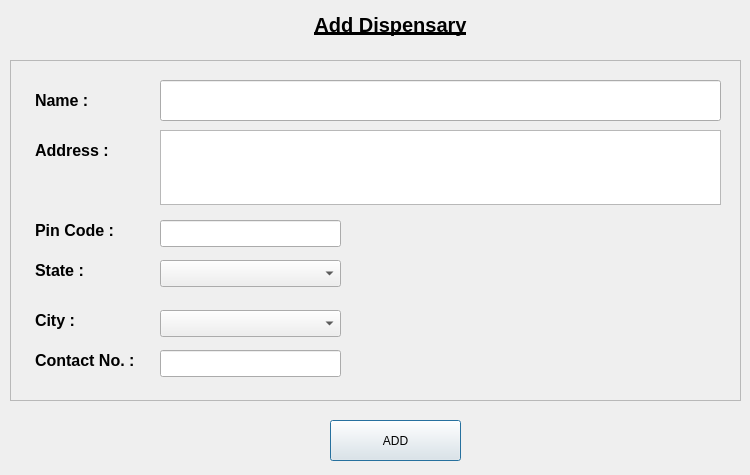
<?xml version="1.0" encoding="UTF-8"?>
<ui version="4.0">
 <class>addDispensary</class>
 <widget class="QDialog" name="addDispensary">
  <property name="geometry">
   <rect>
    <x>0</x>
    <y>0</y>
    <width>750</width>
    <height>475</height>
   </rect>
  </property>
  <property name="windowTitle">
   <string/>
  </property>
  <widget class="QLabel" name="title">
   <property name="geometry">
    <rect>
     <x>260</x>
     <y>0</y>
     <width>261</width>
     <height>51</height>
    </rect>
   </property>
   <property name="text">
    <string>&lt;html&gt;&lt;head/&gt;&lt;body&gt;&lt;p align=&quot;center&quot;&gt;&lt;span style=&quot; font-size:15pt; font-weight:600; text-decoration: underline;&quot;&gt;Add Dispensary&lt;/span&gt;&lt;/p&gt;&lt;/body&gt;&lt;/html&gt;</string>
   </property>
  </widget>
  <widget class="QFrame" name="frame">
   <property name="geometry">
    <rect>
     <x>10</x>
     <y>60</y>
     <width>731</width>
     <height>341</height>
    </rect>
   </property>
   <property name="styleSheet">
    <string notr="true"/>
   </property>
   <property name="frameShape">
    <enum>QFrame::StyledPanel</enum>
   </property>
   <property name="frameShadow">
    <enum>QFrame::Raised</enum>
   </property>
   <widget class="QLabel" name="nameLabel">
    <property name="geometry">
     <rect>
      <x>25</x>
      <y>20</y>
      <width>71</width>
      <height>41</height>
     </rect>
    </property>
    <property name="text">
     <string>&lt;html&gt;&lt;head/&gt;&lt;body&gt;&lt;p&gt;&lt;span style=&quot; font-size:12pt; font-weight:600;&quot;&gt;Name :&lt;/span&gt;&lt;/p&gt;&lt;/body&gt;&lt;/html&gt;</string>
    </property>
   </widget>
   <widget class="QLineEdit" name="name">
    <property name="geometry">
     <rect>
      <x>150</x>
      <y>20</y>
      <width>561</width>
      <height>41</height>
     </rect>
    </property>
   </widget>
   <widget class="QLabel" name="addressLabel">
    <property name="geometry">
     <rect>
      <x>25</x>
      <y>70</y>
      <width>91</width>
      <height>41</height>
     </rect>
    </property>
    <property name="text">
     <string>&lt;html&gt;&lt;head/&gt;&lt;body&gt;&lt;p&gt;&lt;span style=&quot; font-size:12pt; font-weight:600;&quot;&gt;Address :&lt;/span&gt;&lt;/p&gt;&lt;/body&gt;&lt;/html&gt;</string>
    </property>
   </widget>
   <widget class="QLabel" name="contactLabel">
    <property name="geometry">
     <rect>
      <x>25</x>
      <y>280</y>
      <width>131</width>
      <height>41</height>
     </rect>
    </property>
    <property name="text">
     <string>&lt;html&gt;&lt;head/&gt;&lt;body&gt;&lt;p&gt;&lt;span style=&quot; font-size:12pt; font-weight:600;&quot;&gt;Contact No. :&lt;/span&gt;&lt;/p&gt;&lt;/body&gt;&lt;/html&gt;</string>
    </property>
   </widget>
   <widget class="QLabel" name="stateLabel">
    <property name="geometry">
     <rect>
      <x>25</x>
      <y>190</y>
      <width>61</width>
      <height>41</height>
     </rect>
    </property>
    <property name="text">
     <string>&lt;html&gt;&lt;head/&gt;&lt;body&gt;&lt;p&gt;&lt;span style=&quot; font-size:12pt; font-weight:600;&quot;&gt;State :&lt;/span&gt;&lt;/p&gt;&lt;/body&gt;&lt;/html&gt;</string>
    </property>
   </widget>
   <widget class="QLabel" name="pinCodeLabel">
    <property name="geometry">
     <rect>
      <x>25</x>
      <y>150</y>
      <width>101</width>
      <height>41</height>
     </rect>
    </property>
    <property name="text">
     <string>&lt;html&gt;&lt;head/&gt;&lt;body&gt;&lt;p&gt;&lt;span style=&quot; font-size:12pt; font-weight:600;&quot;&gt;Pin Code :&lt;/span&gt;&lt;/p&gt;&lt;/body&gt;&lt;/html&gt;</string>
    </property>
   </widget>
   <widget class="QLabel" name="cityLabel">
    <property name="geometry">
     <rect>
      <x>25</x>
      <y>240</y>
      <width>61</width>
      <height>41</height>
     </rect>
    </property>
    <property name="text">
     <string>&lt;html&gt;&lt;head/&gt;&lt;body&gt;&lt;p&gt;&lt;span style=&quot; font-size:12pt; font-weight:600;&quot;&gt;City :&lt;/span&gt;&lt;/p&gt;&lt;/body&gt;&lt;/html&gt;</string>
    </property>
   </widget>
   <widget class="QTextEdit" name="address">
    <property name="geometry">
     <rect>
      <x>150</x>
      <y>70</y>
      <width>561</width>
      <height>75</height>
     </rect>
    </property>
   </widget>
   <widget class="QLineEdit" name="pinCode">
    <property name="geometry">
     <rect>
      <x>150</x>
      <y>160</y>
      <width>181</width>
      <height>27</height>
     </rect>
    </property>
   </widget>
   <widget class="QLineEdit" name="contact">
    <property name="geometry">
     <rect>
      <x>150</x>
      <y>290</y>
      <width>181</width>
      <height>27</height>
     </rect>
    </property>
    <property name="inputMethodHints">
     <set>Qt::ImhNone</set>
    </property>
   </widget>
   <widget class="QComboBox" name="state">
    <property name="geometry">
     <rect>
      <x>150</x>
      <y>200</y>
      <width>181</width>
      <height>27</height>
     </rect>
    </property>
   </widget>
   <widget class="QComboBox" name="city">
    <property name="geometry">
     <rect>
      <x>150</x>
      <y>250</y>
      <width>181</width>
      <height>27</height>
     </rect>
    </property>
   </widget>
  </widget>
  <widget class="QPushButton" name="addButton">
   <property name="geometry">
    <rect>
     <x>330</x>
     <y>420</y>
     <width>131</width>
     <height>41</height>
    </rect>
   </property>
   <property name="text">
    <string>ADD</string>
   </property>
  </widget>
 </widget>
 <resources/>
 <connections/>
</ui>
